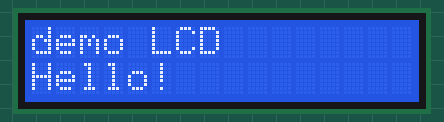
A sketch run on a simulated Arduino Uno, built with avr-gcc and run on an emulated ATmega328P. Shown: 16×2 character LCD.

Above: at 0.1 s.
At 2.1 s:
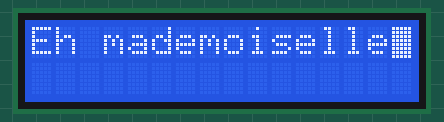

Measured:
- what the display in image 1 shows lasts 1.0 s, from 2.1 s to 3.1 s

The sketch:

lcd.ino
```cpp
#include <LiquidCrystal.h>

const int numRows = 2;
const int numCols = 16;

/* Le montage:  Afficheur LCD
* LCD RS     - pin 2
* LCD Enable - pin 3
* LCD D4     - pin 4
* LCD D5     - pin 5
* LCD D6     - pin 6
* LCD D7     - pin 7
* LCD R/W    - GND
*/
LiquidCrystal lcd(2,3,4,5,6,7);

void setup()
{
Serial.begin(9600);
lcd.begin(numCols,numRows);
lcd.print( "demo LCD" );
lcd.setCursor(0,1);
lcd.print( "Hello!" );
delay(2000);
lcd.clear();
delay(10);
lcd.blink();
}

void loop()
{
lcd.setCursor(0, 0) ;
lcd.print("Eh mademoiselle") ;
delay(1000);
lcd.clear();
}
```
